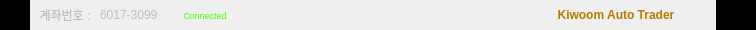
     <widget class="QFrame" name="toolBar">
      <property name="minimumSize">
       <size>
        <width>0</width>
        <height>30</height>
       </size>
      </property>
      <property name="maximumSize">
       <size>
        <width>16777215</width>
        <height>30</height>
       </size>
      </property>
      <property name="frameShape">
       <enum>QFrame::NoFrame</enum>
      </property>
      <property name="frameShadow">
       <enum>QFrame::Raised</enum>
      </property>
      <layout class="QHBoxLayout" name="horizontalLayout_2">
       <property name="spacing">
        <number>0</number>
       </property>
       <property name="leftMargin">
        <number>0</number>
       </property>
       <property name="topMargin">
        <number>0</number>
       </property>
       <property name="rightMargin">
        <number>0</number>
       </property>
       <property name="bottomMargin">
        <number>0</number>
       </property>
       <item>
        <widget class="QFrame" name="toggleFrame">
         <property name="minimumSize">
          <size>
           <width>30</width>
           <height>30</height>
          </size>
         </property>
         <property name="maximumSize">
          <size>
           <width>30</width>
           <height>30</height>
          </size>
         </property>
         <property name="styleSheet">
          <string notr="true">background-color: rgb(59, 65, 71);</string>
         </property>
         <property name="frameShape">
          <enum>QFrame::NoFrame</enum>
         </property>
         <property name="frameShadow">
          <enum>QFrame::Raised</enum>
         </property>
         <widget class="QPushButton" name="toggleButton">
          <property name="geometry">
           <rect>
            <x>0</x>
            <y>0</y>
            <width>30</width>
            <height>30</height>
           </rect>
          </property>
          <property name="minimumSize">
           <size>
            <width>30</width>
            <height>30</height>
           </size>
          </property>
          <property name="maximumSize">
           <size>
            <width>30</width>
            <height>30</height>
           </size>
          </property>
          <property name="styleSheet">
           <string notr="true">QPushButton {
	border: none;
	background-color: rgb(0, 0, 0);
	border-left: 3px solid rgb(0, 0, 0);
}

QPushButton:hover {
	border-left: 3px solid rgb(255, 85, 0);
}

QPushButton:pressed {
	background-color: rgb(25, 25, 25);
}</string>
          </property>
          <property name="text">
           <string/>
          </property>
          <property name="icon">
           <iconset resource="resources.qrc">
            <normaloff>:/icons/icons/icons8_menu.svg</normaloff>:/icons/icons/icons8_menu.svg</iconset>
          </property>
          <property name="iconSize">
           <size>
            <width>30</width>
            <height>30</height>
           </size>
          </property>
         </widget>
        </widget>
       </item>
       <item>
        <widget class="QFrame" name="headerFrame">
         <property name="frameShape">
          <enum>QFrame::NoFrame</enum>
         </property>
         <property name="frameShadow">
          <enum>QFrame::Raised</enum>
         </property>
         <layout class="QHBoxLayout" name="horizontalLayout_3">
          <property name="spacing">
           <number>0</number>
          </property>
          <property name="leftMargin">
           <number>0</number>
          </property>
          <property name="topMargin">
           <number>0</number>
          </property>
          <property name="rightMargin">
           <number>0</number>
          </property>
          <property name="bottomMargin">
           <number>0</number>
          </property>
          <item>
           <widget class="QLabel" name="label_18">
            <property name="enabled">
             <bool>false</bool>
            </property>
            <property name="minimumSize">
             <size>
              <width>70</width>
              <height>0</height>
             </size>
            </property>
            <property name="maximumSize">
             <size>
              <width>70</width>
              <height>16777215</height>
             </size>
            </property>
            <property name="font">
             <font/>
            </property>
            <property name="text">
             <string>계좌번호 :</string>
            </property>
            <property name="alignment">
             <set>Qt::AlignCenter</set>
            </property>
           </widget>
          </item>
          <item>
           <widget class="QLabel" name="label_25">
            <property name="enabled">
             <bool>false</bool>
            </property>
            <property name="minimumSize">
             <size>
              <width>70</width>
              <height>0</height>
             </size>
            </property>
            <property name="maximumSize">
             <size>
              <width>70</width>
              <height>16777215</height>
             </size>
            </property>
            <property name="font">
             <font/>
            </property>
            <property name="text">
             <string>6017-3099</string>
            </property>
           </widget>
          </item>
          <item>
           <widget class="QLabel" name="label_29">
            <property name="minimumSize">
             <size>
              <width>70</width>
              <height>0</height>
             </size>
            </property>
            <property name="maximumSize">
             <size>
              <width>70</width>
              <height>20</height>
             </size>
            </property>
            <property name="font">
             <font>
              <pointsize>7</pointsize>
              <weight>50</weight>
              <bold>false</bold>
             </font>
            </property>
            <property name="styleSheet">
             <string notr="true">QLabel {
	color: rgb(70, 255, 3);
	border: none;
}</string>
            </property>
            <property name="text">
             <string>Connected</string>
            </property>
            <property name="alignment">
             <set>Qt::AlignCenter</set>
            </property>
           </widget>
          </item>
          <item>
           <spacer name="horizontalSpacer">
            <property name="orientation">
             <enum>Qt::Horizontal</enum>
            </property>
            <property name="sizeHint" stdset="0">
             <size>
              <width>218</width>
              <height>13</height>
             </size>
            </property>
           </spacer>
          </item>
          <item>
           <spacer name="horizontalSpacer_2">
            <property name="orientation">
             <enum>Qt::Horizontal</enum>
            </property>
            <property name="sizeHint" stdset="0">
             <size>
              <width>58</width>
              <height>13</height>
             </size>
            </property>
           </spacer>
          </item>
          <item>
           <widget class="QLabel" name="label_26">
            <property name="enabled">
             <bool>false</bool>
            </property>
            <property name="minimumSize">
             <size>
              <width>200</width>
              <height>0</height>
             </size>
            </property>
            <property name="maximumSize">
             <size>
              <width>200</width>
              <height>16777215</height>
             </size>
            </property>
            <property name="font">
             <font>
              <weight>75</weight>
              <bold>true</bold>
             </font>
            </property>
            <property name="text">
             <string>&lt;html&gt;&lt;head/&gt;&lt;body&gt;&lt;p&gt;&lt;span style=&quot; color:#b87b00;&quot;&gt;Kiwoom Auto Trader&lt;/span&gt;&lt;/p&gt;&lt;/body&gt;&lt;/html&gt;</string>
            </property>
            <property name="alignment">
             <set>Qt::AlignCenter</set>
            </property>
           </widget>
          </item>
          <item>
           <widget class="QPushButton" name="closeButton">
            <property name="minimumSize">
             <size>
              <width>40</width>
              <height>30</height>
             </size>
            </property>
            <property name="maximumSize">
             <size>
              <width>40</width>
              <height>30</height>
             </size>
            </property>
            <property name="styleSheet">
             <string notr="true">QPushButton {
	border: none;
	background-color: rgb(0, 0, 0);
}

QPushButton:hover {
	background-color: rgb(255, 38, 0);
}

QPushButton:pressed {
	background-color: rgb(255, 0, 0);
}</string>
            </property>
            <property name="text">
             <string/>
            </property>
            <property name="icon">
             <iconset resource="resources.qrc">
              <normaloff>:/icons/icons/icons8_multiply.svg</normaloff>:/icons/icons/icons8_multiply.svg</iconset>
            </property>
            <property name="iconSize">
             <size>
              <width>30</width>
              <height>30</height>
             </size>
            </property>
           </widget>
          </item>
         </layout>
        </widget>
       </item>
      </layout>
     </widget>
